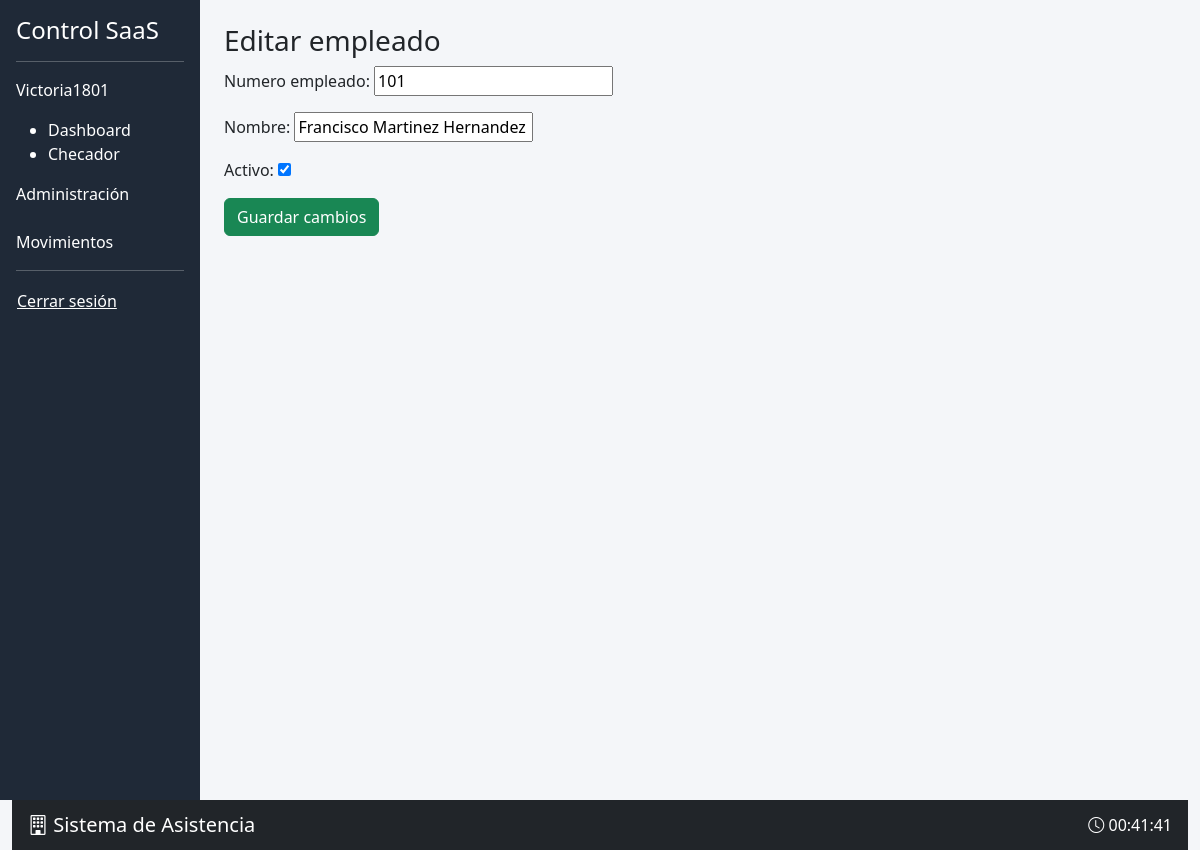
The page /empleados/6/editar/ (signed in) on the database its author committed.
### nucleo/models.py (models this page shows, shortened)
class Empleado(models.Model):
    empresa = models.ForeignKey("core.Empresa", on_delete=models.CASCADE)
    departamento = models.ForeignKey(
        Departamento,
        on_delete=models.SET_NULL,
        null=True,
        blank=True,
    )
    control_horario = models.BooleanField(
        default=True,
        verbose_name="Control de horario"
    )
    nombre = models.CharField(max_length=100)
    numero_empleado = models.CharField(max_length=10)
    activo = models.BooleanField(default=True)
    dias_trabajo = models.CharField(
        max_length=20,
        default="0,1,2,3,4"
    )
    turno = models.ForeignKey(
        "core.Turno",
        on_delete=models.SET_NULL,
        null=True,
        blank=True
    )
    class Meta:
        unique_together = ("empresa", "numero_empleado")

### nucleo/views.py (the view)
# urls.py: path("<int:empleado_id>/editar/", views.editar_empleado, name="editar_empleado"),
@login_required
def editar_empleado(request, empleado_id):
    empresa = obtener_empresa_usuario(request.user)
    empleado = get_object_or_404(
        Empleado,
        id=empleado_id,
        empresa=empresa
    )
    if request.method == "POST":
        form = EmpleadoForm(request.POST, instance=empleado)
        if form.is_valid():
            form.save()
            return redirect("core:dashboard")
    else:
        form = EmpleadoForm(instance=empleado)
    return render(request, "nucleo/editar_empleado.html", {
        "form": form,
        "empleado": empleado
    })

### nucleo/forms.py
class EmpleadoForm(forms.ModelForm):
    class Meta:
        model = Empleado
        fields = [
            "numero_empleado",
            "nombre",
            "activo"
        ]

### core/utils.py (called while the page is built)
def obtener_empresa_usuario(user):
    if hasattr(user, "perfil_core"):
        return user.perfil_core.empresa
    return None

### nucleo/templates/nucleo/editar_empleado.html (shortened to what this page needs)
{% extends "control/base.html" %}
{% block content %}
<h3>Editar empleado</h3>
<form method="post">
    {{ form.as_p }}
    <button type="submit" class="btn btn-success">
        Guardar cambios
    </button>
</form>
{% endblock %}

### core/templates/control/base.html (shortened to what this page needs)
<!DOCTYPE html>
<html lang="es">
<head>
    <link href="https://cdn.jsdelivr.net/npm/bootstrap@5.3.2/dist/css/bootstrap.min.css" rel="stylesheet">
    <link rel="stylesheet" href="https://cdn.jsdelivr.net/npm/bootstrap-icons@1.11.3/font/bootstrap-icons.css">
</head>
<body>
<div class="container-fluid">
    <div class="row">
        <div class="col-md-2 sidebar p-3">
            <h4>Control SaaS</h4>
            <hr>
            <p>{{ request.user.username }}</p>
            <ul>
            <li>
            <a href="{% url 'core:dashboard' %}">
            Dashboard
            </a>
            </li>
            <li>
            <a href="{% url 'asistencia:checador' %}">
            Checador
            </a>
            </li>
            </ul>
            <a href="/admin/">Administración</a><br><br>
            <a href="{% url 'movimientos:movimientos_lista' %}">Movimientos</a><br>
            <hr>
            <form action="{% url 'logout' %}" method="post">
    <button class="btn btn-link text-white p-0">Cerrar sesión</button>
</form>
        </div>
        <div class="col-md-10 p-4">
            {% block content %}{% endblock %}
        </div>
</div>
</body>
<nav class="navbar navbar-dark bg-dark px-3">
<span class="navbar-brand mb-0 h5">
<i class="bi bi-building"></i> Sistema de Asistencia
</span>
<div class="text-white">
<i class="bi bi-clock"></i>
<span id="reloj"></span>
</div>
</nav>
</html>

### core/templates/control/base.html (style rules this page uses)
body { background-color: #f4f6f9; }
.sidebar { height: 100vh; background: #1f2937; color: white; }
.sidebar a { color: white; text-decoration: none; }

### rows shown on the page
Empleado: numero_empleado "101", nombre "Francisco Martinez Hernandez", activo "☑"

### other values the page prints
{{ request.user.username }} "Victoria1801"
